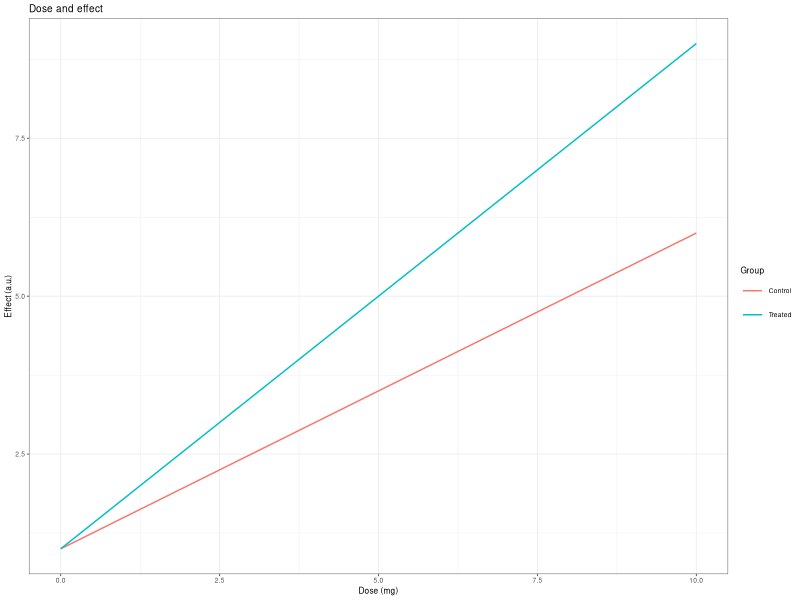

The R script that drew this image:
library(ggplot2)

df <- data.frame(
  dose = rep(seq(0, 10, length.out = 12), 2),
  effect = c(seq(1, 6, length.out = 12), seq(1, 9, length.out = 12)),
  group = rep(c("Control", "Treated"), each = 12)
)
p <- ggplot(df, aes(dose, effect, colour = group)) +
  geom_line() +
  labs(title = "Dose and effect", x = "Dose (mg)", y = "Effect (a.u.)", colour = "Group") +
  theme_bw(6)

ggsave("pos.png", p, width = 8, height = 6, dpi = 300)
